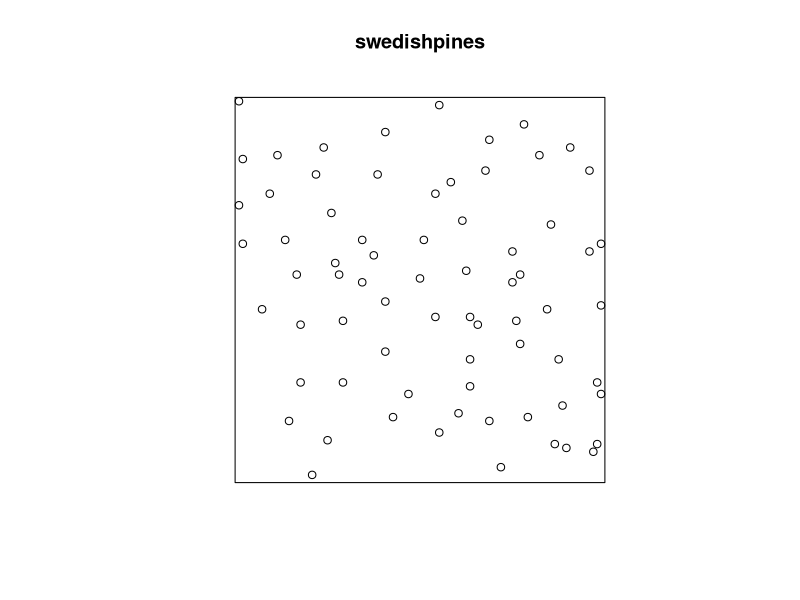
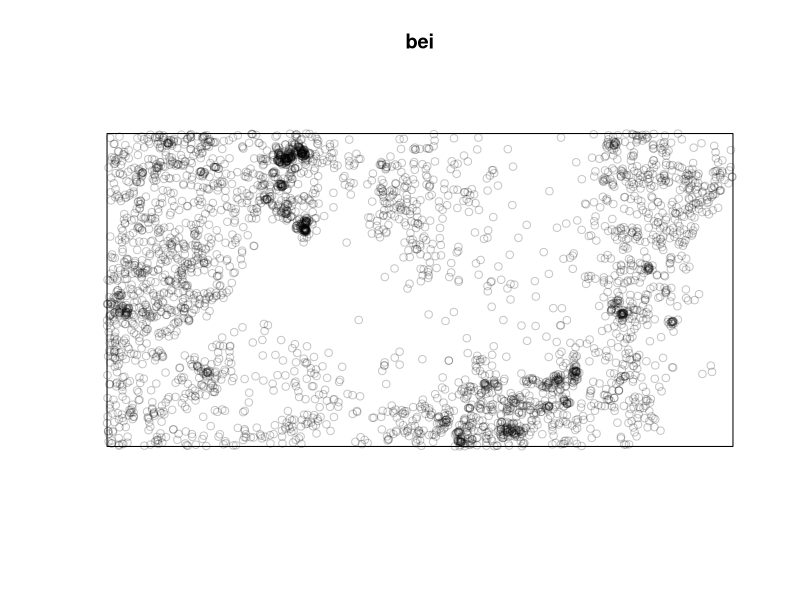
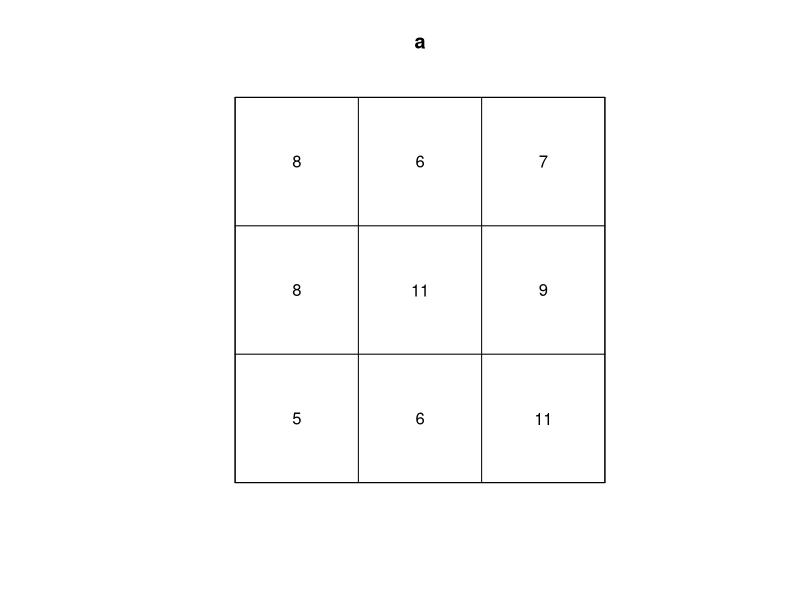
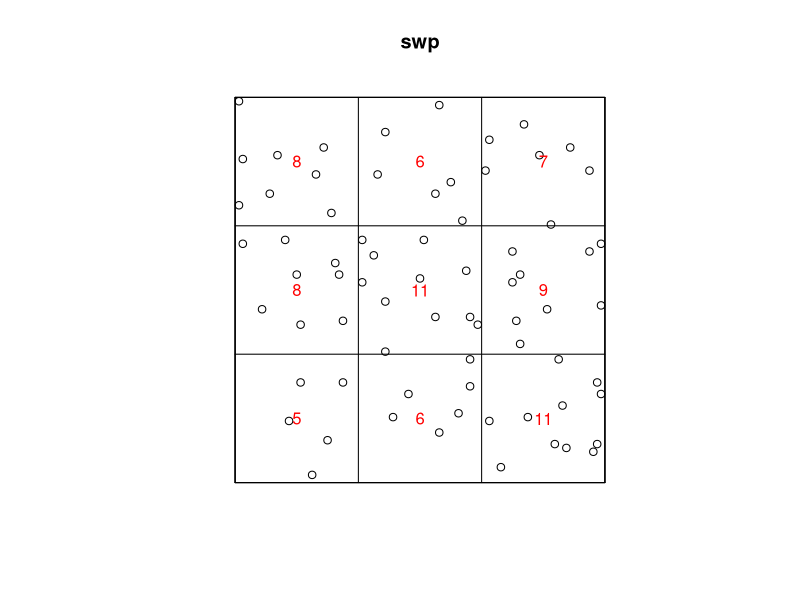
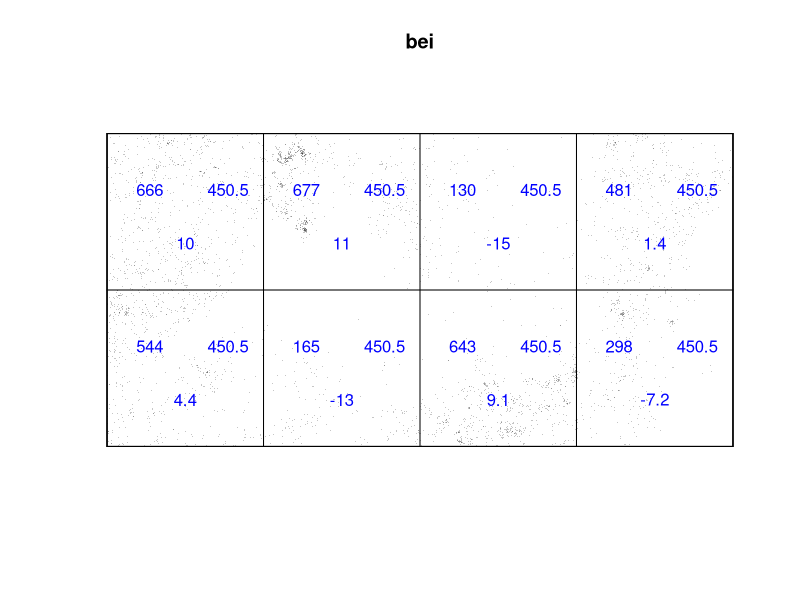
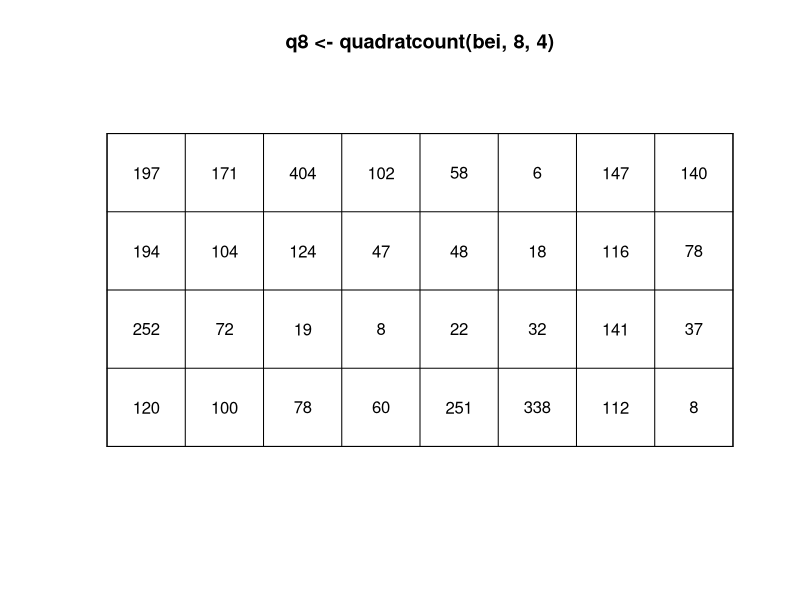
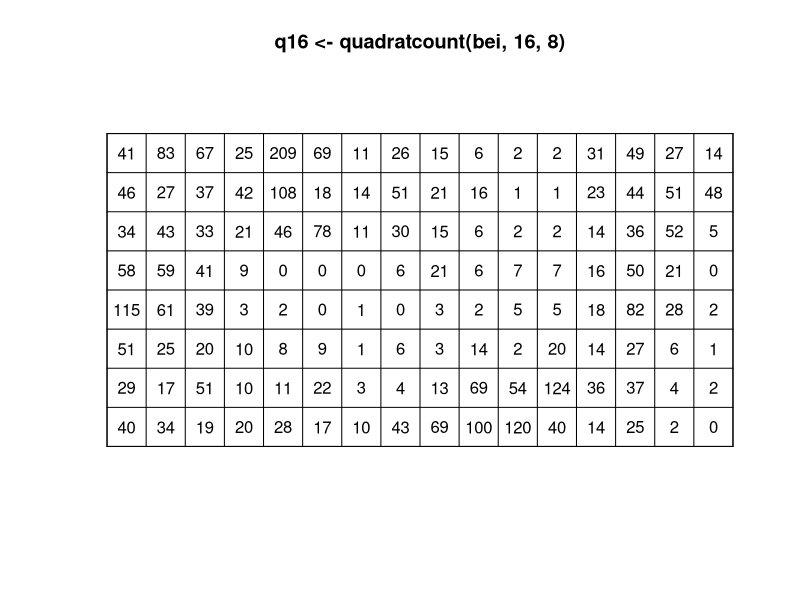
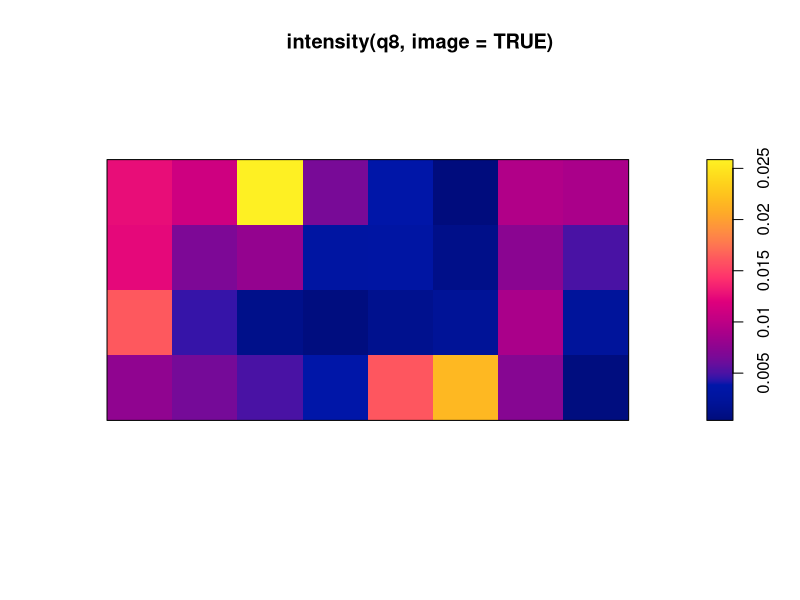

These charts were generated, in order, by the following R code:
#'      SSAI course on spatial point patterns with spatstat
#'                     Perth, May 2017
#' 
#'                   Lecturer's R script 
#'                  Session 2: Inhomogeneous Intensity
#' 
#'         Copyright (c) Adrian Baddeley and Ege Rubak 2017
#' 
library(spatstat)
plot(swedishpines)
plot(bei)
swp <- swedishpines
#' Possible spatial variation in forest density
a <- quadratcount(swp, 3, 3)
a
plot(a)
#' object of a class that can be both printed and plotted.
#'
plot(swp)
plot(a, add=TRUE, col="red")
#'
#'
#' For homogeneous pattern, numbers should be **approximately* equal
#' Apply chi^2 test
quadrat.test(swp, 3, 3)
#' [Interpret]

b4 <- quadrat.test(bei, 4, 2)
b4
plot(bei, chars=".")
plot(b4, add=TRUE, col="blue")
#' test result can also be plotted

plot(q8 <- quadratcount(bei, 8, 4))
plot(q16 <- quadratcount(bei, 16, 8))

plot(intensity(q8, image=TRUE))
plot(intensity(q16, image=TRUE))
#' [concept of intensity function]

plot(density(bei))
Z <- density(bei)
#' density() is generic, with a method density.ppp()
#' [explain kernel smoothing]
Z
class(Z)
#' Pixel image 
plot(Z)
contour(Z)
persp(Z, theta=-30)
persp(Z, theta=-50, phi=20, border=NA, col="yellow", shade=0.7, apron=TRUE)
contour(Z)
#' intensity : points per unit area

plot(density(bei, sigma=100))
plot(density(bei, sigma=10))
#' bandwidth selection
bw.scott(bei)
bw.diggle(bei)
bop <- bw.diggle(bei)
bop
plot(bop)
plot(density(bei, sigma=bw.scott(bei)))
plot(density(bei, sigma=bw.scott))
plot(density(bei, sigma=bw.diggle))
